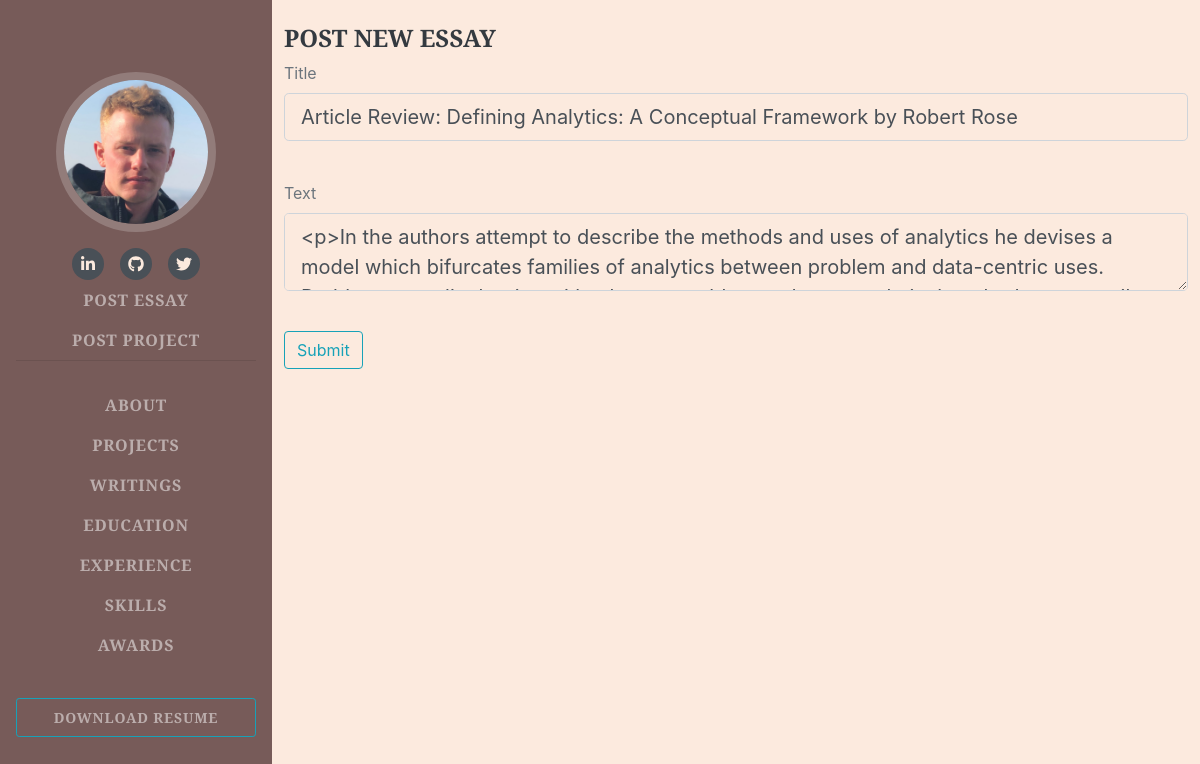
Before: /writings/2/update (signed in) with the older database file.
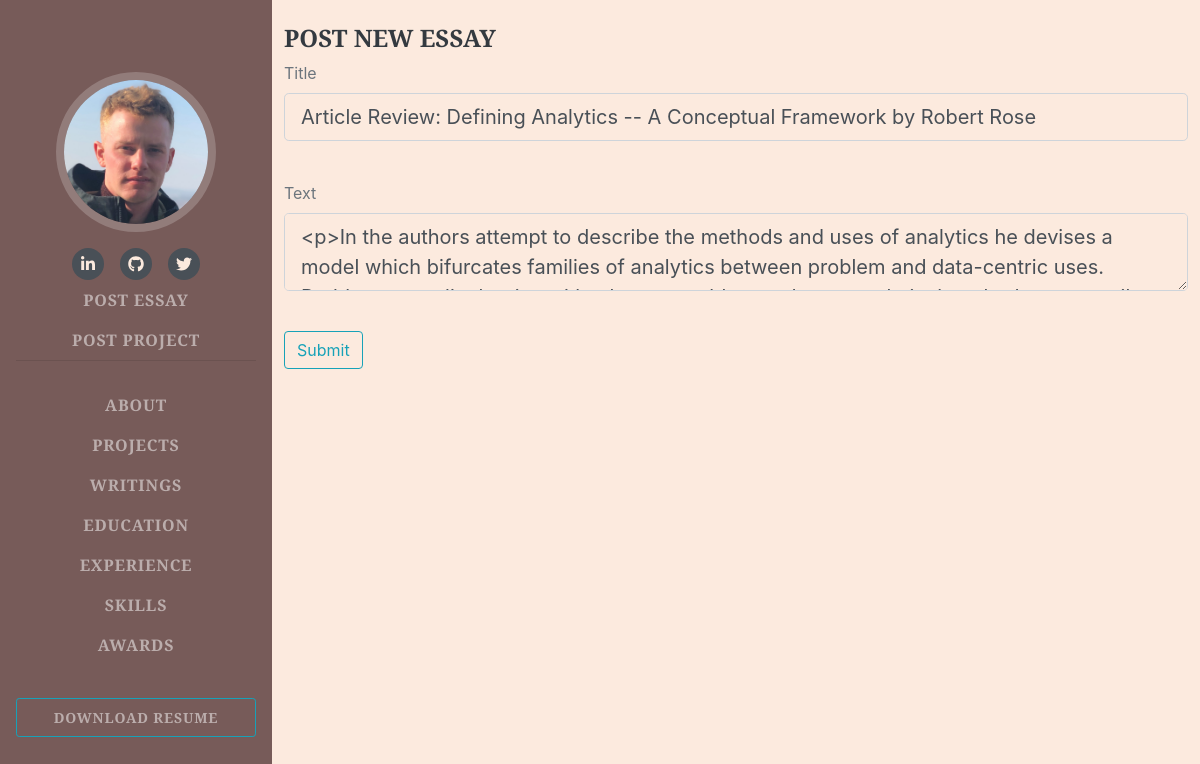
After: the same page with the newer database file.
### portfolio/models.py (models this page shows, shortened)
class Essay(db.Model):
    id = db.Column(db.Integer, primary_key=True)
    title = db.Column(db.Text)
    text = db.Column(db.Text)

### portfolio/writings/views.py (the view)
@writings_blueprint.route('/<int:essay_id>/update', methods = ['GET', 'POST'])
@login_required
def essay_update(essay_id):
    essay = Essay.query.get_or_404(essay_id)
    form = EssayForm()
    if form.validate_on_submit():
        essay.title = form.title.data
        essay.text = form.text.data
        db.session.commit()
        return redirect(url_for('writings.essay_detail', essay_id = essay_id))
    elif request.method == 'GET':
        form.title.data = essay.title
        form.text.data = essay.text
    return render_template('post_essay.html', title = 'Updating Essay', form = form)

### portfolio/writings/forms.py
class EssayForm(FlaskForm):
    title = StringField("Title", validators=[DataRequired()])
    text = TextAreaField("Text", validators=[DataRequired()])
    submit = SubmitField("Submit")

### portfolio/models.py (called while the page is built)
@login_manager.user_loader
def load_user(user_id):
    return User.query.get(user_id)

### portfolio/writings/templates/writings/post_essay.html (shortened to what this page needs)
{% extends "base.html" %}
{% block content %}
<br>
<div class="container">
  <h4>Post New Essay</h4>
</div>
<div class="container">
  <form class = "form-group" method="POST">
    <div class="form-group">
      {{ form.title.label(class = "form-control-label") }}
      {{ form.title(class = "form-control form-control-lg") }}<br>
    </div>
    <div class="form-group">
      {{ form.text.label(class = "form-control-label") }}
      {{ form.text(class = "form-control form-control-lg") }}<br>
    </div>
    <div class="form-group">
      {{ form.submit(class = "btn btn-outline-info") }}
    </div>
  </form>
</div>
{% endblock %}

Changed rows visible on the page:
changed Essay: title "Article Review: Defining Analytics: A Conceptual Framework by Robert Rose" → "Article Review: Defining Analytics -- A Conceptual Framework by Robert Rose"
